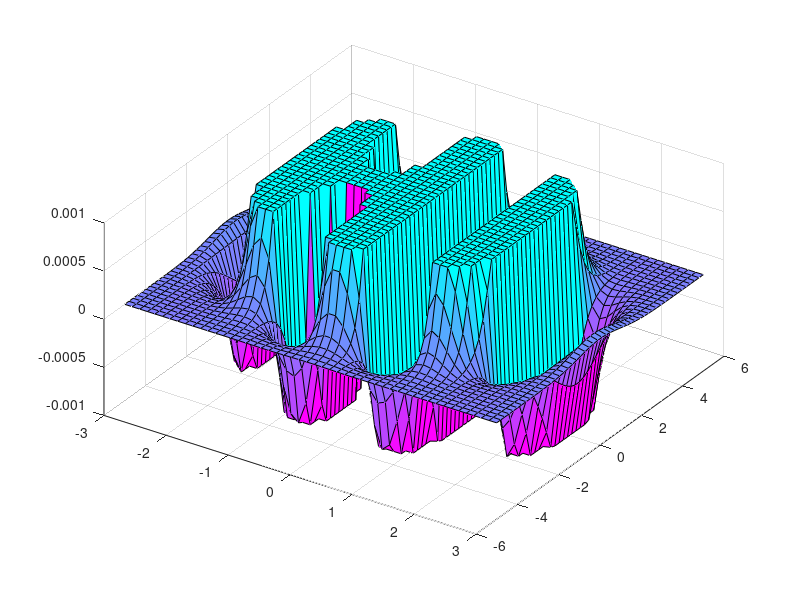

Reproduce this figure in MATLAB.
x = linspace(-3,3,50);
y = linspace(-5,5,50);
[X Y]=meshgrid(x,y);
Z = exp(-X.^2-Y.^2/2).*cos(4*X) + exp(-3*((X+0.5).^2+Y.^2/2));
Z(Z>0.001)=0.001;
Z(Z<-0.001)=-0.001;
surf(X,Y,Z);
colormap(flipud(cool))
view([1 -1.5 2])